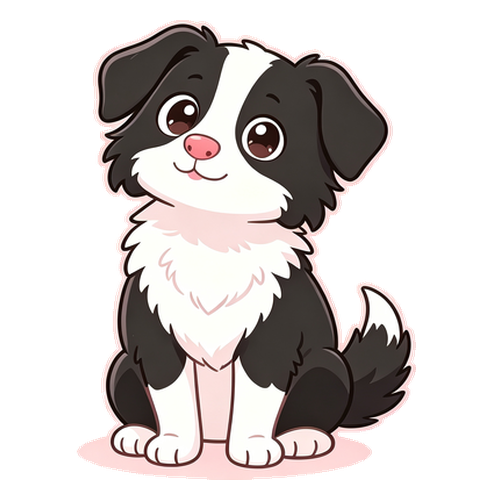
#> input picture src/assets/happy_0.png, 480 x 480 px
$ python -i process_assets.py   (imports and definitions only)
#> lines starting #> are read from the running program, lines starting #| are printed output that depends on the picture
#!/usr/bin/env python3
"""Process border-collie source art into transparent sprite frames.

Pipeline per source image:
  1. downscale 2048 -> 512 (fast, and 480px output barely needs more)
  2. erase the gray AI watermark in the bottom-right corner
  3. remove the white background via edge flood fill (keeps white fur)
Per action group:
  4. union the alpha bbox across all frames (stable size within an action)
  5. bottom-anchor onto a 480x480 transparent canvas (feet stay on the ground)

Run:  python tools/process_assets.py
"""
import os
from collections import deque

from PIL import Image, ImageDraw

BASE = os.path.dirname(os.path.abspath(__file__))
SRC = os.path.join(BASE, "..", "png")
OUT = os.path.join(BASE, "..", "src", "assets")
ICON = os.path.join(BASE, "..", "src-tauri", "app-icon.png")
WORK = 512      # working size after downscale
CANVAS = 480    # output frame size (240 CSS px @2x retina)
TOL = 30        # flood-fill white tolerance

# action -> output frame name prefix; source matched by substring
ACTIONS = ["idle", "walk_right", "run_right", "head_tilt", "sit", "lying", "sleep"]
NAME_MAP = {"walk_right": "walk", "run_right": "run", "head_tilt": "happy"}


# [14 lines left out: functions normalize_names, find_sources, not called in this run]


def erase_watermark(im):
    """Gray watermark text in the bottom-right corner -> paint back to white.

    Only touches near-gray pixels, so black outlines / white fur / pink glow
    are untouched even if the dog overlaps the corner.
    """
    w, h = im.size
    x0, y0 = int(w * 0.78), int(h * 0.86)
    px = im.load()
    for y in range(y0, h):
        for x in range(x0, w):
            r, g, b = px[x, y]
            hi, lo = max(r, g, b), min(r, g, b)
            if hi - lo < 18 and 100 < hi < 250:
                px[x, y] = (255, 255, 255)
    return im


def key_white(im, tol=TOL):
    """Flood-fill near-white from all borders; everything else keeps its alpha."""
    w, h = im.size
    px = im.load()
    mask = bytearray(w * h)  # 1 = background
    dq = deque()

    def is_bg(x, y):
        r, g, b = px[x, y]
        return r > 255 - tol and g > 255 - tol and b > 255 - tol

    for x in range(w):
        for y in (0, h - 1):
            if not mask[y * w + x] and is_bg(x, y):
                mask[y * w + x] = 1
                dq.append((x, y))
    for y in range(h):
        for x in (0, w - 1):
            if not mask[y * w + x] and is_bg(x, y):
                mask[y * w + x] = 1
                dq.append((x, y))

    while dq:
        x, y = dq.popleft()
        for nx, ny in ((x + 1, y), (x - 1, y), (x, y + 1), (x, y - 1)):
            if 0 <= nx < w and 0 <= ny < h and not mask[ny * w + nx] and is_bg(nx, ny):
                mask[ny * w + nx] = 1
                dq.append((nx, ny))

    out = im.convert("RGBA")
    po = out.load()
    for y in range(h):
        for x in range(w):
            if mask[y * w + x]:
                r, g, b, _ = po[x, y]
                po[x, y] = (r, g, b, 0)
    return out


def strip_pink_halo(im):
    """Remove the pink border glow around the dog.

    The AI-generated art has a soft pink rim light on the dog's silhouette.
    Detect pinkish semi-transparent edge pixels (R > B + 15, R > G + 5,
    alpha < 255) and clear them so the sprite blends cleanly on any bg.
    """
    w, h = im.size
    px = im.load()
    for y in range(h):
        for x in range(w):
            r, g, b, a = px[x, y]
            if 0 < a < 255 and r > b + 15 and r > g + 5:
                # pinkish anti-aliased edge -> fully transparent
                px[x, y] = (r, g, b, 0)
    return im


def load_frame(path):
#> called with path = '../src/assets/happy_0.png'
    im = Image.open(path).convert("RGB").resize((WORK, WORK), Image.LANCZOS)
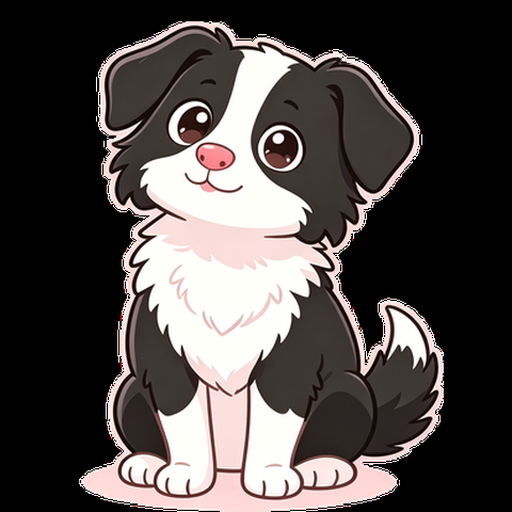
#> im: PIL image 512x512 RGB; mean R, G, B 78.8, 73, 71.5
    return strip_pink_halo(key_white(erase_watermark(im)))
#> in key_white, `w, h = im.size`: w = 512
#> the loop in key_white, `while dq:` made 41 passes


# [50 lines left out: functions union_bbox, render_group, make_icon, main, not called in this run]


# [2 lines not run here, left out]

>>> result = load_frame('../src/assets/happy_0.png')

$ run again, on src/assets/idle_2.png
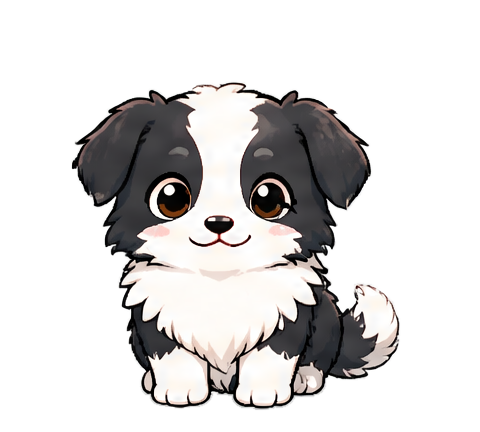
#> input picture src/assets/idle_2.png, 480 x 432 px
#> in load_frame, `im = Image.open(path).convert("RGB").resize((WORK, WORK), Image.LANCZOS)`:
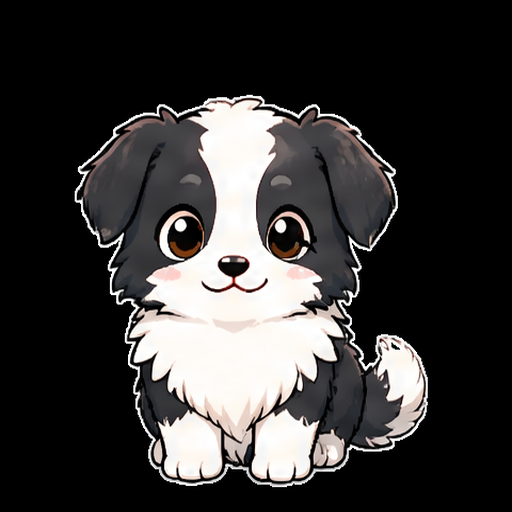
#> im: PIL image 512x512 RGB; mean R, G, B 56.8, 55.2, 54.7
#> in key_white, `w, h = im.size`: w = 512

$ run again, on src/assets/idle_3.png
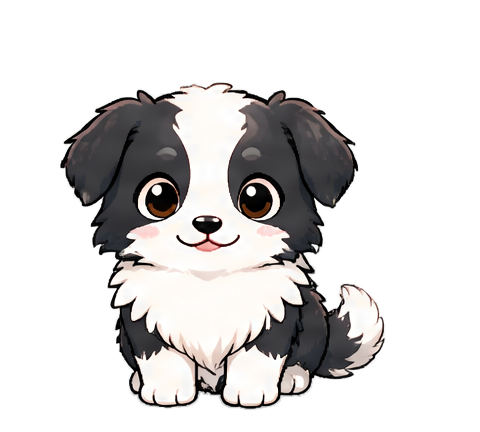
#> input picture src/assets/idle_3.png, 480 x 432 px
#> in load_frame, `im = Image.open(path).convert("RGB").resize((WORK, WORK), Image.LANCZOS)`:
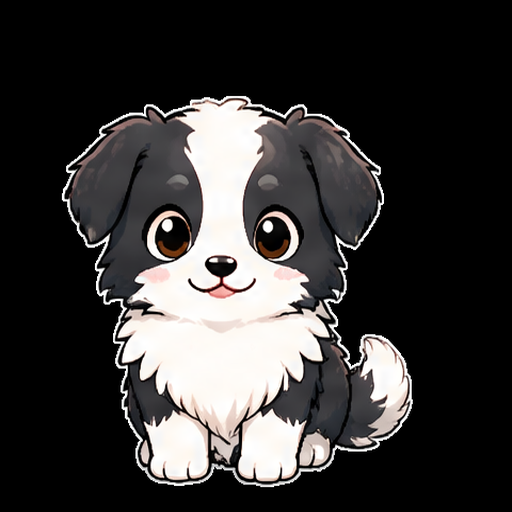
#> im: PIL image 512x512 RGB; mean R, G, B 56.8, 55.1, 54.6
#> in key_white, `w, h = im.size`: w = 512

$ run again, on src/assets/jump_0.png
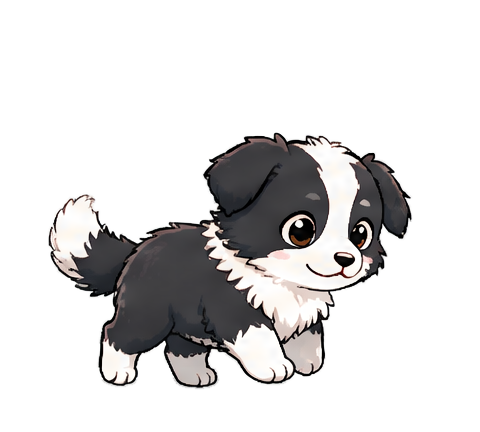
#> input picture src/assets/jump_0.png, 480 x 432 px
#> in load_frame, `im = Image.open(path).convert("RGB").resize((WORK, WORK), Image.LANCZOS)`:
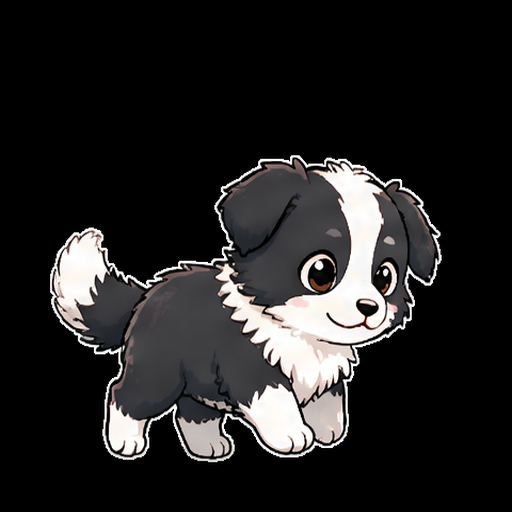
#> im: PIL image 512x512 RGB; mean R, G, B 36, 35, 35
#> in key_white, `w, h = im.size`: w = 512
